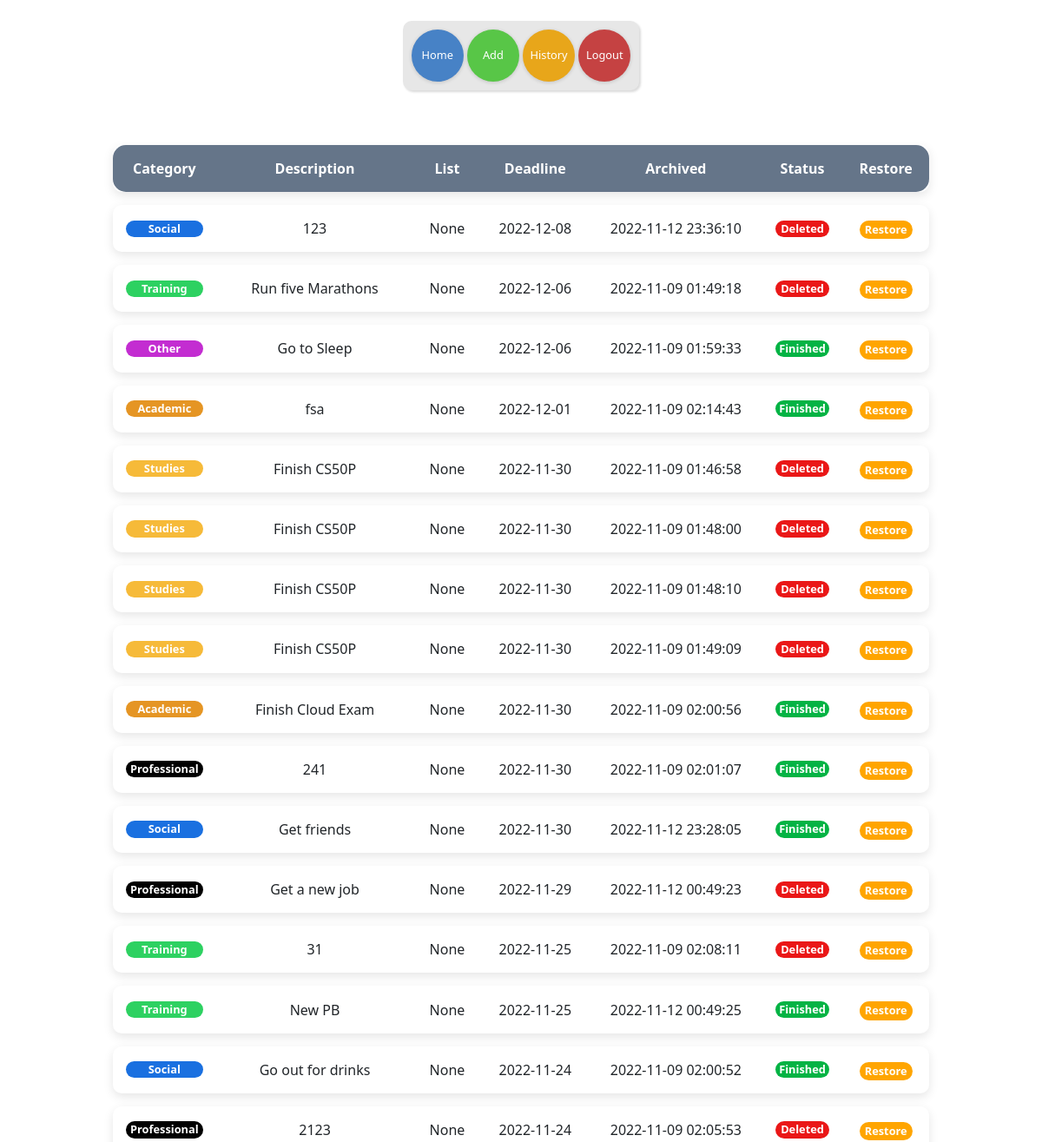
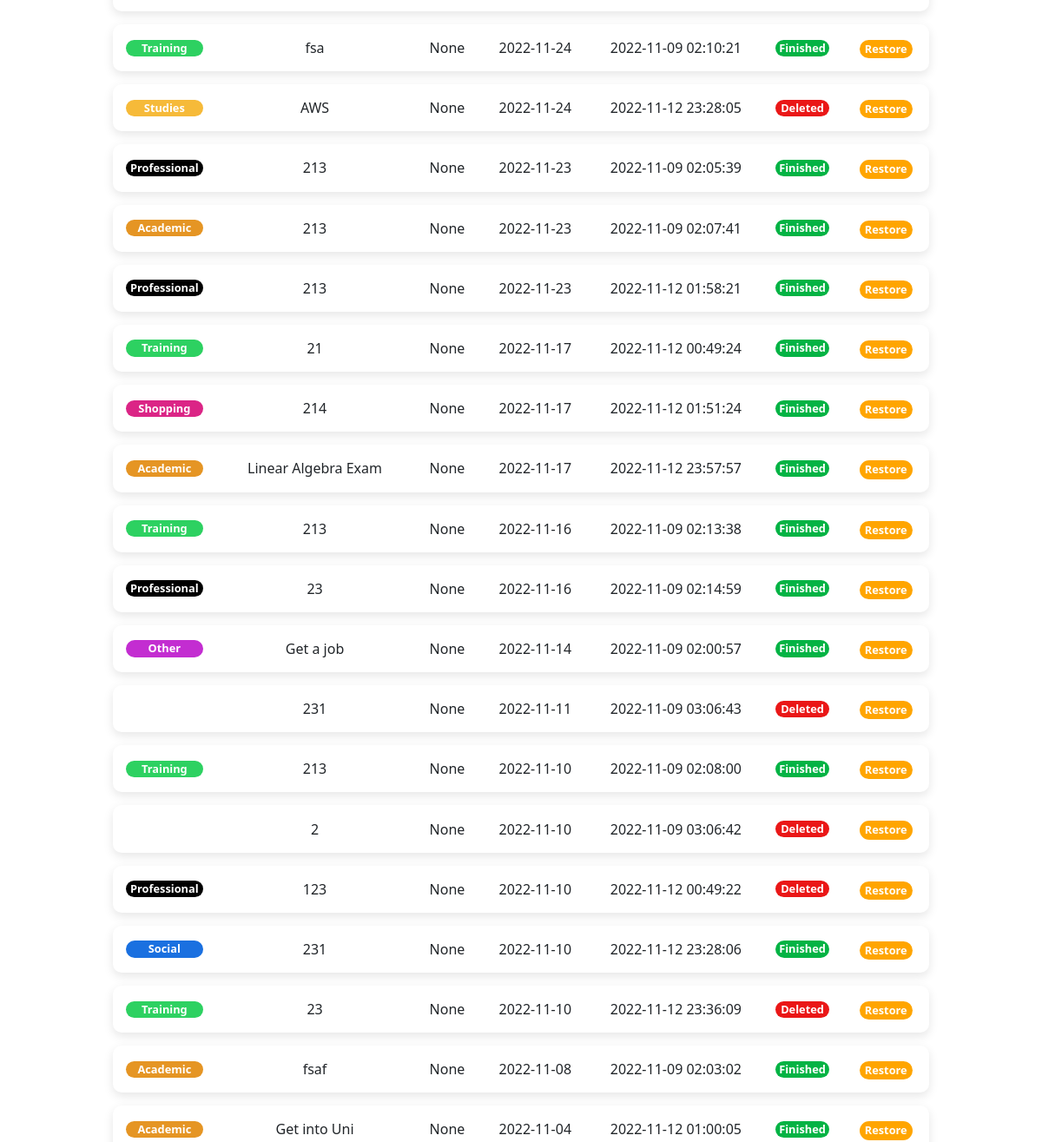
Page /history (signed in, upper part) on the earlier database version (2 pictures, top to bottom).
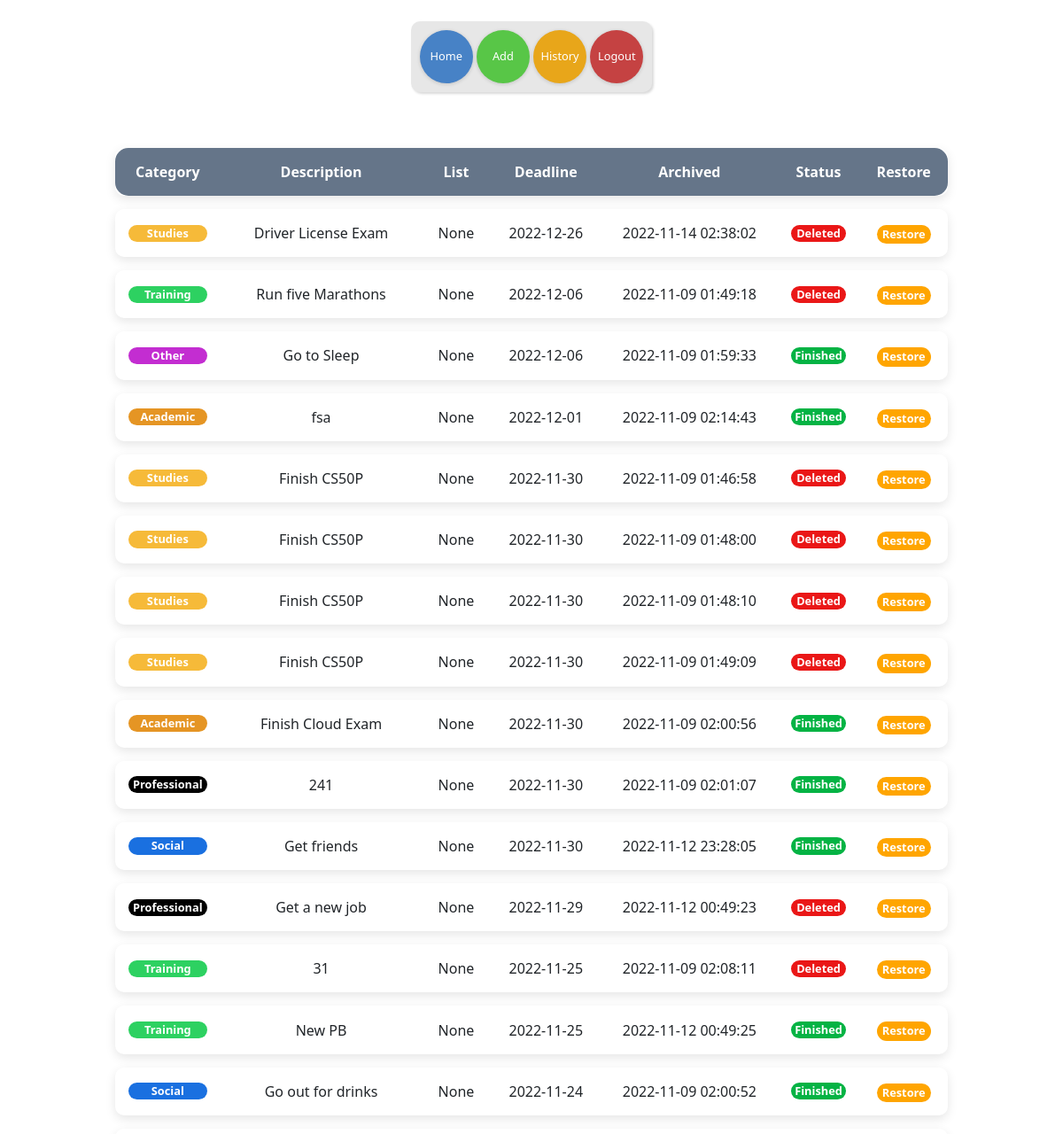
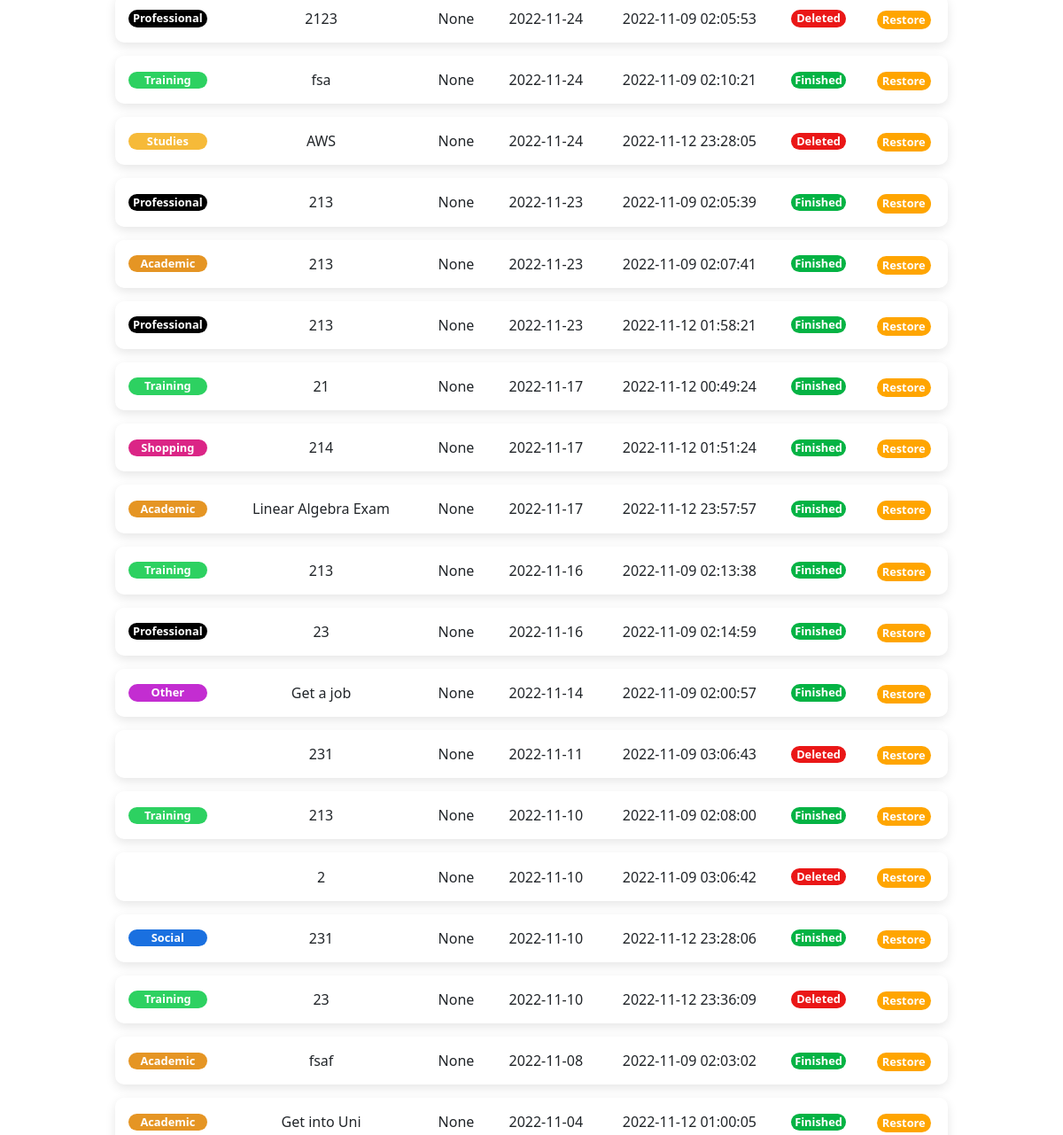
Same page on the later database version (2 pictures, top to bottom).
### tables this page shows
CREATE TABLE history (id INTEGER, categories TEXT, description TEXT, date TEXT, dateefin text, how TEXT, list TEXT, FOREIGN KEY (id) REFERENCES users (id));

### app.py (the view)
@app.route("/history", methods=["GET"])
@login_required
def history():
    userid = session["user_id"]
    data = cursor.execute(
        "SELECT * FROM history WHERE id = ? ORDER BY date DESC", [userid]
    )
    data = cursor.fetchall()
    return render_template("history.html", data=data)

### app.py (called while the page is built)
@app.after_request
def after_request(response):
    response.headers["Cache-Control"] = "no-cache, no-store, must-revalidate"
    response.headers["Expires"] = 0
    response.headers["Pragma"] = "no-cache"
    return response

### helpers.py (called while the page is built)
def login_required(f):
    @wraps(f)
    def decorated_function(*args, **kwargs):
        if session.get("user_id") is None:
            return redirect("/login")
        return f(*args, **kwargs)
    return decorated_function

### templates/history.html (shortened to what this page needs)
{% extends "layout.html" %}
{% block main %}
<div class="tableContainer">
<table >
    <thead >
        <tr>
            <th>Category</th>
            <th>Description</th>
            <th>List</th>
            <th>Deadline</th>
            <th>Archived</th>
            <th>Status</th>
            <th>Restore</th>
        </tr>
    </thead>
        <tbody>
            {% for key in data %}
            <tr>
                <td >
                    <div class={{ key.categories }}>
                    {{ key.categories }}
                </div>
                </td>
                <td>
                    {{ key.description }}
                </td>
                <td>
                    {{ key.list }}
                </td>
                <td>
                    {{ key.date }}
                </td>
                <td>
                    {{ key.dateefin }}
                </td>
                <td>
                    <div class="{{ key.how }}">
                    {{ key.how }}
                </div>
                </td>
                <td >
                    <button id="restore" value="{{key.description}}">Restore</button>
                </td>
            </tr>
            {% endfor %}
        </tbody>
</table>
</div>
<body>
</body>
{% endblock %}

Differences in the rows shown:
removed history: categories "Social", description "123", list "None", date "2022-12-08", dateefin "2022-11-12 23:36:10", how "Deleted"
removed history: categories "Professional", description "123", list "None", date "2022-11-10", dateefin "2022-11-12 00:49:22", how "Deleted"
added history: categories "Studies", description "Driver License Exam", list "None", date "2022-12-26", dateefin "2022-11-14 02:38:02", how "Deleted"
